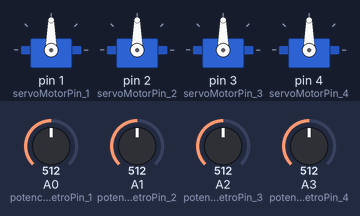
Bench run of a sketch on a simulated Arduino Uno, built with avr-gcc and run on an emulated ATmega328P. Parts: 4 × servo. Inputs (shaded band) come from the test bench; at power-on: A0 (potenciometroPin_1) = 512, A1 (potenciometroPin_2) = 512, A2 (potenciometroPin_3) = 512, A3 (potenciometroPin_4) = 512.

Above: at 1.2 s.
1.3 s: A0 (potenciometroPin_1) set to 716
At 1.7 s:
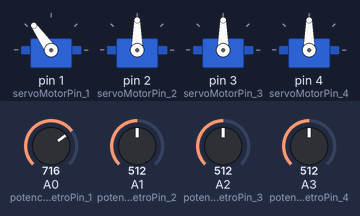
2.8 s: A1 (potenciometroPin_2) set to 716
At 3.9 s:
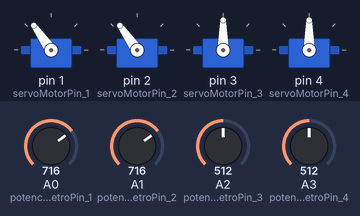
4.3 s: A2 (potenciometroPin_3) set to 716
At 4.9 s:
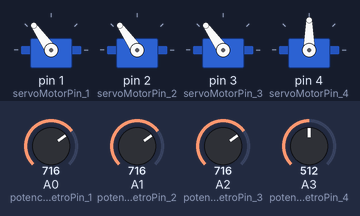
5.8 s: A3 (potenciometroPin_4) set to 716
At 6.5 s:
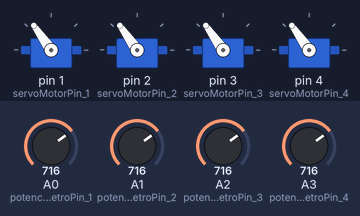
7.3 s: A0 (potenciometroPin_1) set to 992
At 8.5 s:
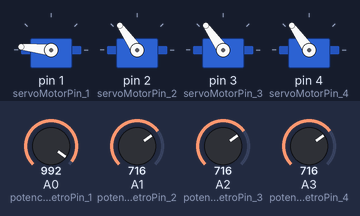
8.8 s: A1 (potenciometroPin_2) set to 992
At 9.8 s:
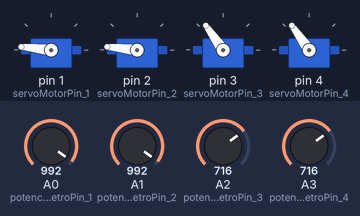
Timing chart, 0 to 11.3 s (numbered marks = the images above; inputs shaded):
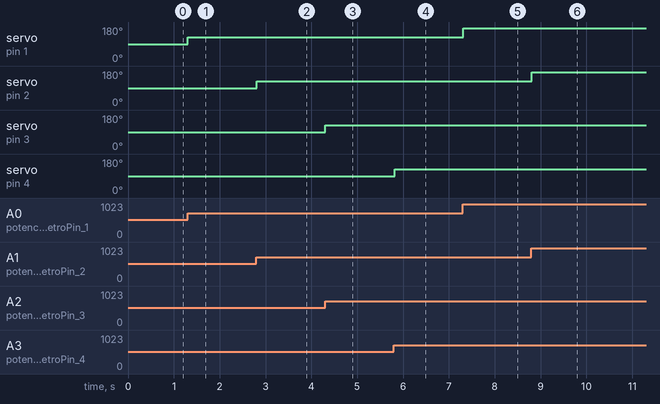

Measured:
- after the input at 1.3 s, servo on pin 1 (servoMotorPin_1): 90° → 125° at once
- after the input at 2.8 s, servo on pin 2 (servoMotorPin_2): 90° → 125° at once
- after the input at 4.3 s, servo on pin 3 (servoMotorPin_3): 90° → 125° at once
- after the input at 5.8 s, servo on pin 4 (servoMotorPin_4): 90° → 125° at once
- after the input at 7.3 s, servo on pin 1 (servoMotorPin_1): 125° → 174° at once
- after the input at 8.8 s, servo on pin 2 (servoMotorPin_2): 125° → 174° at once

The sketch:

robot-code.ino
```cpp
//incluindo biblioteca para controle do servomotor
#include "Servo.h"

//Criando um objeto da classe Servo
Servo servoMotor_1_Obj;
Servo servoMotor_2_Obj;
Servo servoMotor_3_Obj;
Servo servoMotor_4_Obj;

//pino analógico onde o potenciômetro está conectado
int const potenciometroPin_1 = 0;
int const potenciometroPin_2 = 1;
int const potenciometroPin_3 = 2;
int const potenciometroPin_4 = 3;

//pino digital associado ao controle do servomotor
int const servoMotorPin_1 = 1;
int const servoMotorPin_2 = 2;
int const servoMotorPin_3 = 3;
int const servoMotorPin_4 = 4;

//variável usada para armazenar o valor lido no potenciômetro
int valPotenciometro_1;
int valPotenciometro_2;
int valPotenciometro_3;
int valPotenciometro_4;

void setup() {
  //associando o pino digital ao objeto da classe Servo
  servoMotor_1_Obj.attach(servoMotorPin_1);
  servoMotor_2_Obj.attach(servoMotorPin_2);
  servoMotor_3_Obj.attach(servoMotorPin_3);
  servoMotor_4_Obj.attach(servoMotorPin_4);
}

void loop()
{
  //lendo o valor do potenciômetro (intervalo entre 0 e 1023)
  valPotenciometro_1 = analogRead(potenciometroPin_1);
  valPotenciometro_2 = analogRead(potenciometroPin_2);
  valPotenciometro_3 = analogRead(potenciometroPin_3);
  valPotenciometro_4 = analogRead(potenciometroPin_4);

  //mapeando o valor para a escala do servo (entre 0 e 180)
  valPotenciometro_1 = map(valPotenciometro_1, 0, 1023, 0, 180);
  valPotenciometro_2 = map(valPotenciometro_2, 0, 1023, 0, 180);
  valPotenciometro_3 = map(valPotenciometro_3, 0, 1023, 0, 180);
  valPotenciometro_4 = map(valPotenciometro_4, 0, 1023, 0, 180);

  //definindo o valor/posição do servomotor
  servoMotor_1_Obj.write(valPotenciometro_1);
  servoMotor_2_Obj.write(valPotenciometro_2);
  servoMotor_3_Obj.write(valPotenciometro_3);
  servoMotor_4_Obj.write(valPotenciometro_4);
  delay(15);
}
```
